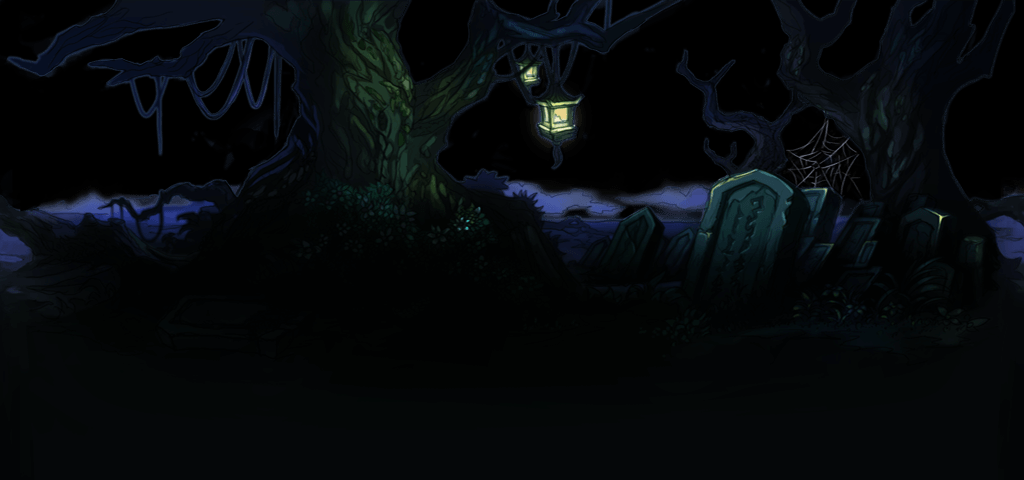

The image is a tile-based game level rendered from a .tmx file. Its description and source (layers, tilesets, objects; grid data summarised) follow:
An orthogonal 32x15 tile map with 32x32 px tiles, 1 tile layer (mid1).

<map version="1.0" orientation="orthogonal" renderorder="right-down" width="32" height="15" tilewidth="32" tileheight="32">
 <tileset firstgid="1" name="zhaoze_mid3" tilewidth="32" tileheight="32">
  <image source="zhaoze/zhaoze_mid3.png" width="1024" height="500" />
 </tileset>
 <layer name="mid1" width="32" height="15">
  <data>[480 cells, 480 non-empty, 480 distinct tile ids]</data>
 </layer>
</map>
